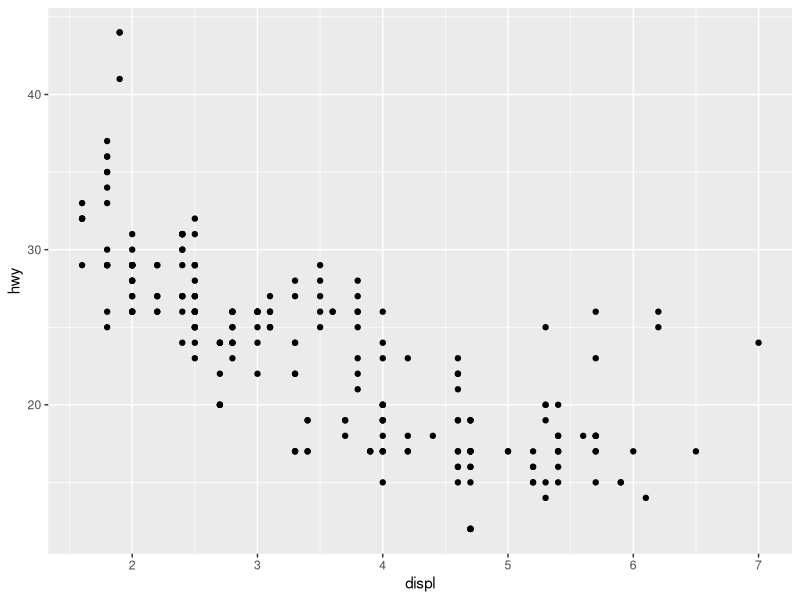
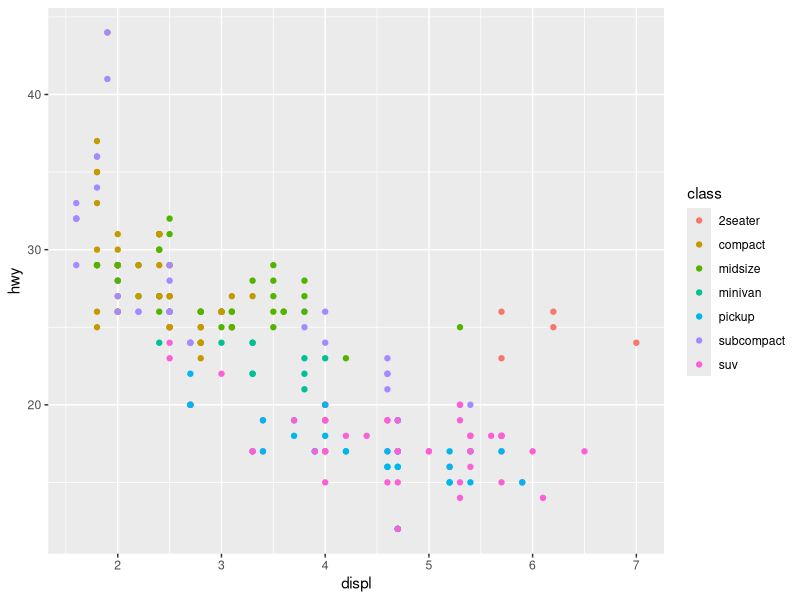
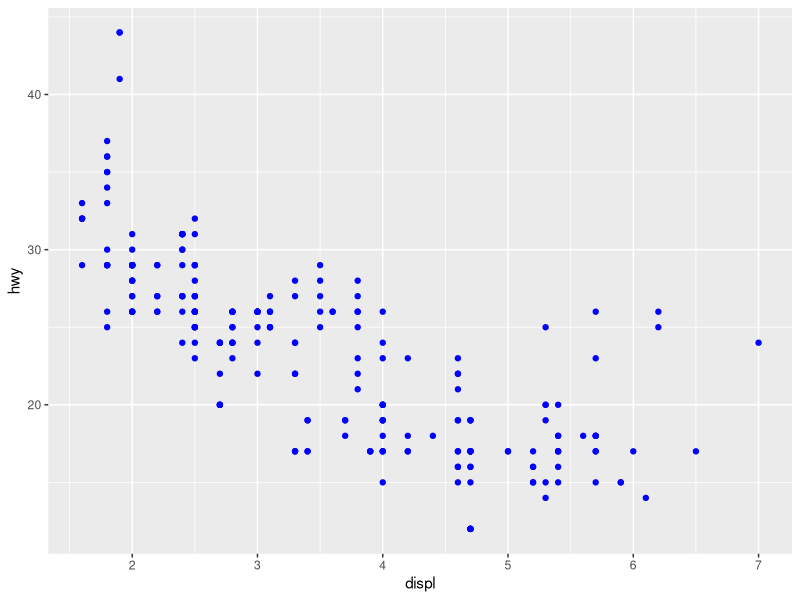
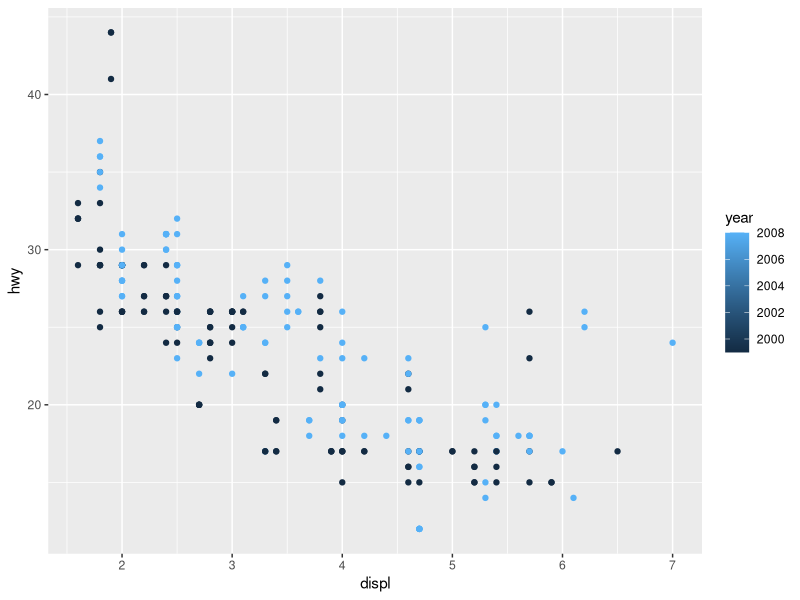
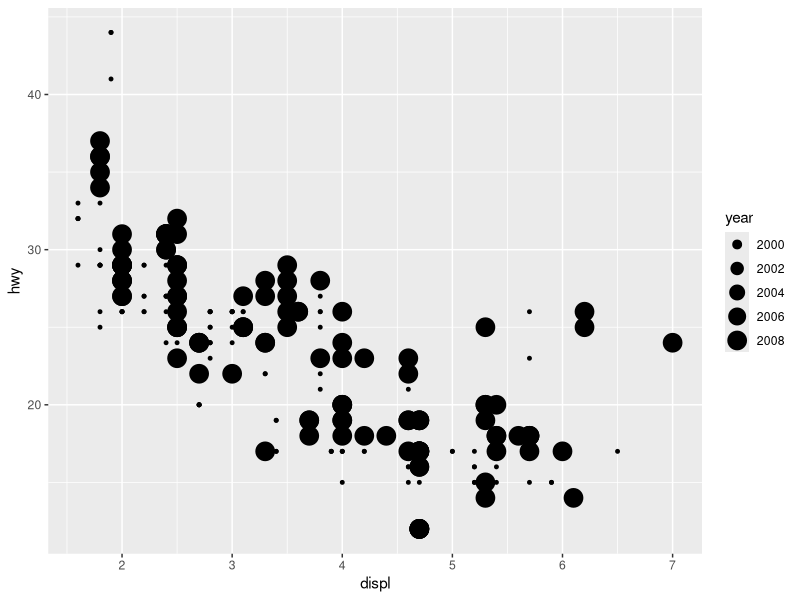

These figures' R source, in order:
## ---- chunk 1
knitr::opts_chunk$set(echo = TRUE)
library(tidyverse)
## ---- chunk 2
ggplot(data = mpg) + geom_point(mapping = aes(x = displ, y = hwy))
## ---- chunk 3
ggplot(data = mpg) + geom_point(mapping = aes(x=displ,y=hwy, color = class)) 
## ---- chunk 4
ggplot(data = mpg) + geom_point(mapping = aes(x = displ,y = hwy), color = "blue")
## ---- chunk 5
glimpse(mpg)
## ---- chunk 6
#color
ggplot(data = mpg) + geom_point(mapping = aes(x = displ, y = hwy, color = year))
#size
ggplot(data = mpg) + geom_point(mapping = aes(x = displ, y = hwy, size = year))
#shape - Does not work for continuous variables
#ggplot(data = mpg) + geom_point(mapping = aes(x = displ, y = hwy, shape = year))

#Why so many black dots - Because we only have two years, 1999 and 2008
mpg %>% arrange(year)
